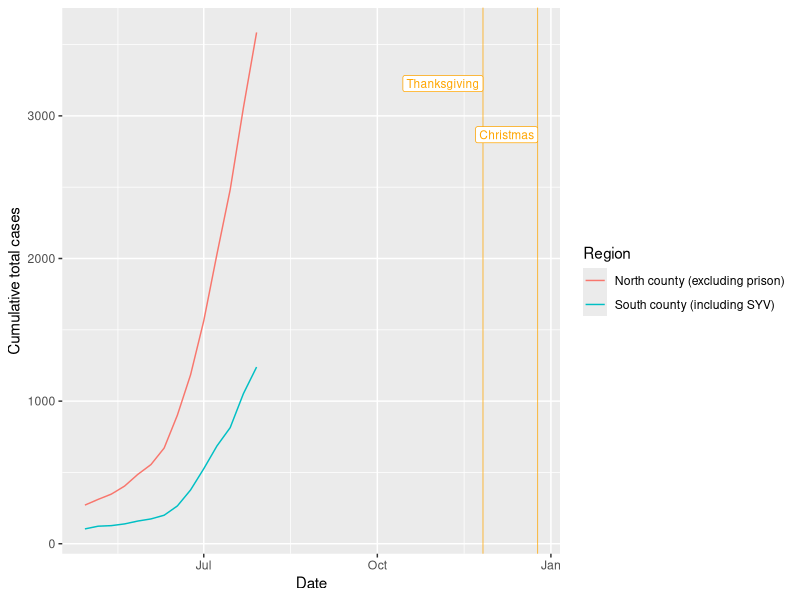
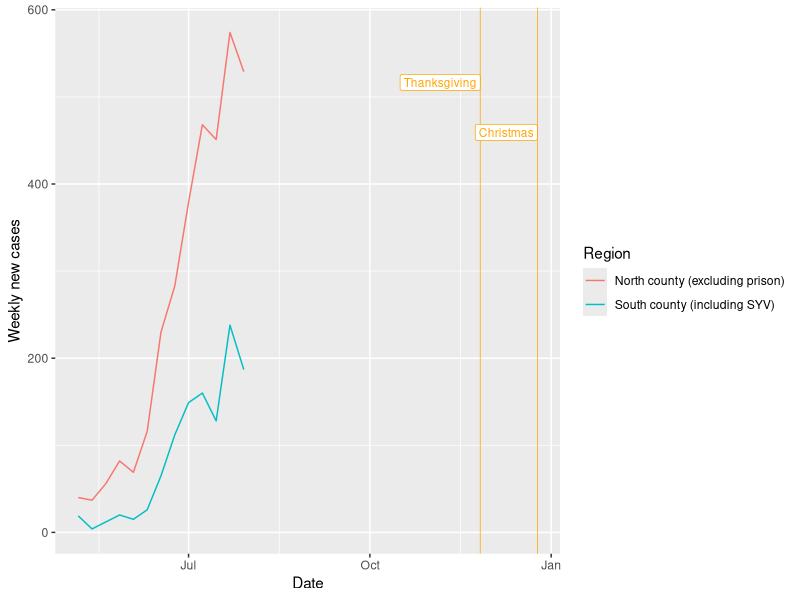
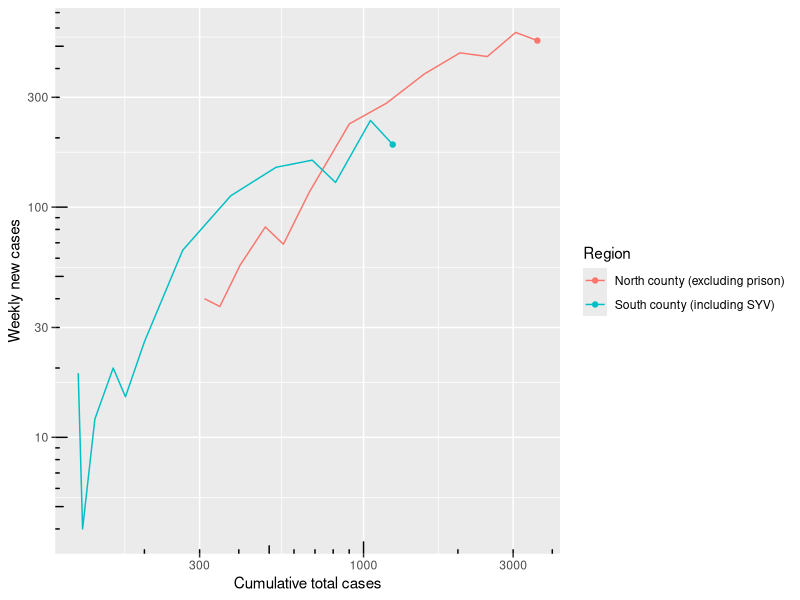

Reproduce these figures in R, in order.
## ---- chunk 1
knitr::opts_chunk$set(echo = TRUE)
## ---- chunk 2
library(tidyverse)
library(lubridate)
## ---- chunk 3
raw_data <- read_csv("data/data.csv", col_types="fiD")
head(raw_data)
## ---- chunk 4
range(raw_data$date)
## ---- chunk 5
raw_data %>%
  group_by(area) %>%
  arrange(date) %>%
  mutate(delta=cases-lag(cases)) %>% # computed within each group
  filter(delta < 0) %>%
  arrange(delta)
## ---- chunk 6
south_areas <- c("SOUTH COUNTY UNINCORPORATED AREA includes communities of Montecito, Summerland and the City of Carpinteria",
                 "CITY OF SANTA BARBARA and the unincorporated area of Mission Canyon",
                 "CITY OF GOLETA",
                 "COMMUNITY OF ISLA VISTA",
                 "UNINCORPORATED AREA OF THE GOLETA VALLEY AND GAVIOTA",
                 "SANTA YNEZ VALLEY including the Cities of Solvang & Buellton, and the communities of Santa Ynez, Los Alamos, Los Olivos and Ballard")
north_areas <- c("CITY OF LOMPOC and the communities of Mission Hills and Vandenberg Village",
                 "CITY OF SANTA MARIA",
                 "COMMUNITY OF ORCUTT",
                 "UNINCORPORATED AREAS of Sisquoc, Casmalia, Garey, Cuyama, New Cuyama, and the City of Guadalupe")
other_areas <- c("FEDERAL PRISON IN LOMPOC",
                 "People incarcerated at the Federal Prison in Lompoc",
                 "Out of County")

base_data <- raw_data %>%
  mutate(region=fct_collapse(area, south=south_areas, north=north_areas, other=other_areas)) %>%
  filter(region != "other") %>%
  mutate(region=fct_relevel(region, c("north", "south"))) %>% # set order for consistent graphing, labels
  group_by(region, date) %>%
  summarize(cases=sum(cases), .groups="drop_last") %>%
  filter(wday(date) == 4)

head(base_data)
## ---- chunk 7
special_date_lines <- function (max_y) {
  annotations <- data.frame(
    x=c(ymd("2020-11-26"), ymd("2020-12-25")),
    y=c(max_y*0.9, max_y*0.8),
    label=c("Thanksgiving", "Christmas")
  )
  list(
    geom_vline(xintercept=annotations$x[1], color="orange", linewidth=0.25),
    geom_vline(xintercept=annotations$x[2], color="orange", linewidth=0.25),
    geom_label(data=annotations, aes(x=x, y=y, label=label, hjust=1),
               color="orange", size=3, show.legend=FALSE)
  )
}

legend <- scale_color_discrete(
  labels=c("North county (excluding prison)", "South county (including SYV)"))

ggplot(base_data, aes(x=date, y=cases, color=region)) +
  special_date_lines(max(base_data$cases)) +
  geom_line() +
  labs(x="Date", y="Cumulative total cases", color="Region") +
  legend
## ---- chunk 8
week_data <- base_data %>%
  arrange(date) %>%
  mutate(new_cases=cases-lag(cases)) %>%
  drop_na # first row in each group is NA

ggplot(week_data, aes(x=date, y=new_cases, color=region)) +
  special_date_lines(max(week_data$new_cases)) +
  geom_line() +
  labs(x="Date", y="Weekly new cases", color="Region") +
  legend
## ---- chunk 9
ggplot(week_data, aes(x=cases, y=new_cases, color=region)) +
  geom_line() +
  geom_point(data=week_data[week_data$date==max(week_data$date),]) + # add terminal points
  scale_x_log10() + scale_y_log10() +
  annotation_logticks() +
  labs(x="Cumulative total cases", y="Weekly new cases", color="Region") +
  legend
## ---- chunk 10
data <- base_data %>% filter(region == "north") %>% arrange(date)
growth_rate <- (data[13,"cases"]/data[1,"cases"])^(1/12)
doubling_time <- log(2)/log(growth_rate) # weeks
